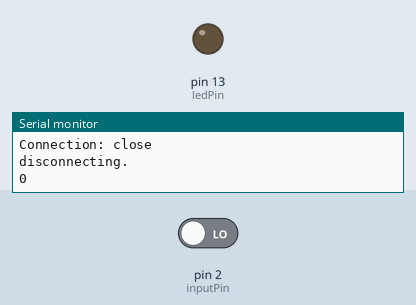
This sketch was run on a simulated Arduino Uno, built with avr-gcc and run on an emulated ATmega328P. On the bench: output pins drawn as LEDs (lit = HIGH), the last lines printed to the serial monitor. The inputs (shaded band) are chosen by the test bench; at power-on: pin 2 (inputPin) LOW. WiFi joins after 1.5 s; servers stay silent unless stated; uploads are accepted with an empty reply.

Above: at 3.7 s.
3.8 s: pin 2 (inputPin) driven HIGH
At 14.2 s:
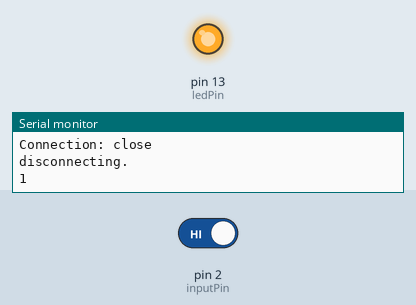
14.5 s: pin 2 (inputPin) driven LOW
At 24.2 s:
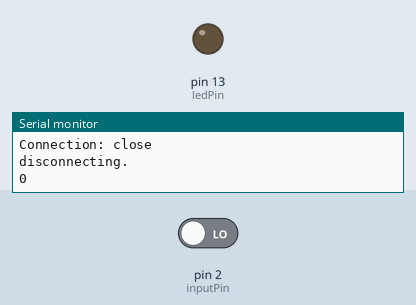
Timing chart, 0 to 25.7 s (numbered marks = the images above; inputs shaded):
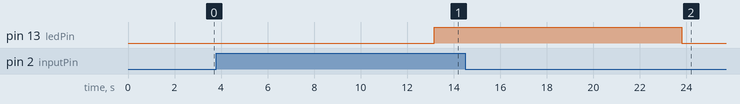

The sketch:

motion.ino.ino
```cpp
#include <SPI.h>
#include <Ethernet.h>
//-------------------------------------------------------------------------------
byte mac[] = { 0xDE, 0xAD, 0xBE, 0xEF, 0xFE, 0xED }; //Setting MAC Address
char server[] = "api.pushingbox.com"; //pushingbox API server
IPAddress ip(192,168,1,3); //Arduino IP address. Only used when DHCP is turned off.
EthernetClient client; //define 'client' as object
String data; //GET query with data
boolean connection = false;
int ledPin = 13;                // choose the pin for the LED
int inputPin = 2;               // choose the input pin (for PIR sensor)
int pirState = LOW;             // we start, assuming no motion detected
int val;                    // variable for reading the pin status

void setup() {
  Serial.begin(9600);
  if (Ethernet.begin(mac) == 0) {
  Serial.println("Failed to configure Ethernet using DHCP");
  Ethernet.begin(mac, ip);
  }
  pinMode(ledPin, OUTPUT);      // declare LED as output
  pinMode(inputPin, INPUT);     // declare sensor as input
   delay(1000);
}

void loop(){
  val = digitalRead(inputPin);  // read input value
  gData(); //packing GET query with data
   Serial.println("connecting...");
   if (client.connect(server, 80)) {
     sendData();
     connection = true; //connected = true
   }
   else{
     Serial.println("connection failed");
   }
  // loop
  while(connection){
    if (client.available()) {
    char c = client.read(); //save http header to c
    Serial.print(c); //print http header to serial monitor
    }
    if (!client.connected()) {
    Serial.println();
    Serial.println("disconnecting.");
                  Serial.println(val); //print sent value to serial monitor
          client.stop();
          connection = false;
          data = ""; //data reset
    }
  }
  delay(5000); // interval
  if (val == HIGH) {            // check if the input is HIGH
    digitalWrite(ledPin, HIGH);  // turn LED ON
    if (pirState == LOW) {
      // we have just turned on
      Serial.println("Motion detected!");
      val=1;
      // We only want to print on the output change, not state
      pirState = HIGH;
    }

  } else {
    digitalWrite(ledPin, LOW); // turn LED OFF
    if (pirState == HIGH){
      // we have just turned of
      Serial.println("Motion ended!");
      // We only want to print on the output change, not state
      pirState = LOW;
      val=0;
    }

  }
}

void gData(){
  data+="";
  data+="GET /pushingbox?devid=v8C012E4A9161BF7&sensor="; //GET request query to pushingbox API
  data+=val;
  data+=" HTTP/1.1";
}
void sendData(){
  Serial.println("connected");
  client.println(data);
  client.println("Host: api.pushingbox.com");
  client.println("Connection: close");
  client.println();
}
```

Measured:
- after the input at 3.8 s, pin 13 (ledPin): LOW → HIGH after 9.4 s
- after the input at 14.5 s, pin 13 (ledPin): HIGH → LOW after 9.3 s
